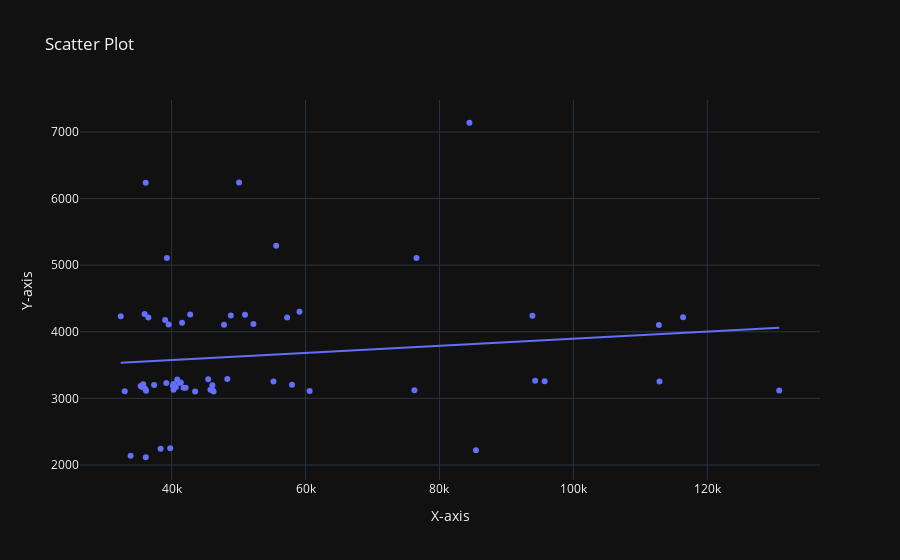
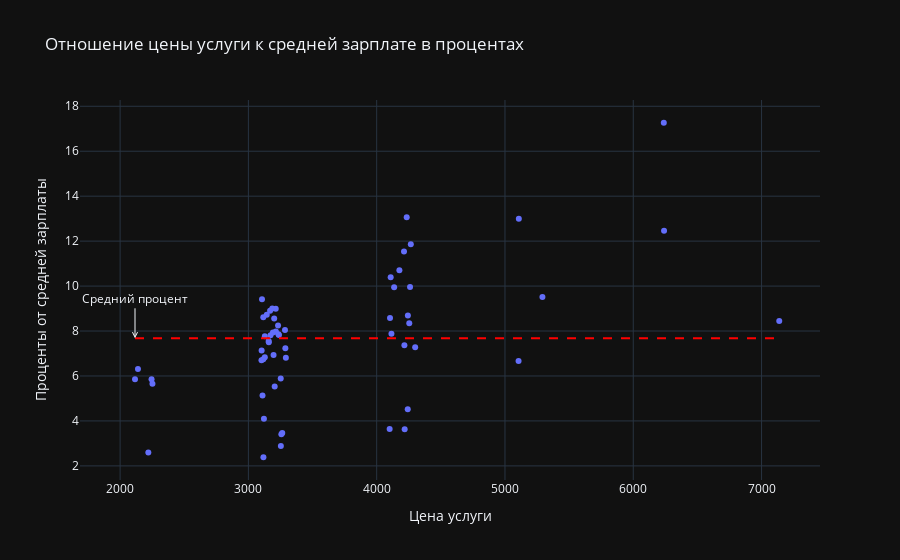

Write notebook code for charts like these, in order.
### Code cell
import pickle

import numpy as np

with open('prices', 'rb') as f:
    d_pr = pickle.load(f)
d_pr = list(d_pr.items())
d_pr = list(map(lambda x: (x[0].split()[0], int(x[1])), d_pr))
print(d_pr)
with open('salaries', 'rb') as f:
    d_sal = list(pickle.load(f).items())

corr = {}
lst = []
z = 0
for i, e in enumerate(d_pr):
    for x, y in enumerate(d_sal):
        if e[0] == y[0]:
            corr[e[0]] = round(e[1] / y[1] * 100)
            lst.append((e[1], y[1]))
print(lst)
import plotly.express as px

y_data ,x_data = zip(*lst)

fig = px.scatter(x=x_data, y=y_data, labels={'x': 'X-axis', 'y': 'Y-axis'}, title='Scatter Plot',
                 trendline="ols")

fig.show()
import plotly.express as px

# Ваши данные
data = lst
percentages = [(price / salary) * 100 for price, salary in data]

# Разделение данных на два списка: x (цена услуги) и y (проценты)
x_data, y_data = zip(*[(price, percentage) for (price, _), percentage in zip(data, percentages)])

# Создание scatter plot с процентами
fig = px.scatter(x=x_data, y=y_data, labels={'x': 'Цена услуги', 'y': 'Проценты от средней зарплаты'},
                 title='Отношение цены услуги к средней зарплате в процентах')

# Вычисление среднего процента
average_percentage = np.mean(percentages)

# Добавление линии для среднего процента с аннотацией
fig.add_annotation(
    x=min(x_data),
    y=average_percentage,
    xref='x',
    yref='y',
    text='Средний процент',
    showarrow=True,
    arrowhead=5,
    ax=0,
    ay=-40
)
fig.add_shape(
    type='line',
    x0=min(x_data),
    x1=max(x_data),
    y0=average_percentage,
    y1=average_percentage,
    line=dict(color='red', width=2, dash='dash'),
    name='Средний процент',
)

# Отображение графика
fig.show()
# # Вычисление процентов
# percentages = [(price / salary) * 100 for price, salary in data]
#
# # Разделение данных на два списка: x (цена услуги) и y (проценты)
# x_data, y_data = zip(*[(price, percentage) for (price, _), percentage in zip(data, percentages)])
#
# # Создание scatter plot с процентами
# fig = px.scatter(x=x_data, y=y_data, labels={'x': 'Цена услуги', 'y': 'Проценты от средней зарплаты'},
#                  title='Отношение цены услуги к средней зарплате в процентах',trendline="ols" )
#
# # Отображение графика
# fig.show()
# percentages = [(price / salary) * 100 for price, salary in data]
#
# # Разделение данных на два списка: x (цена услуги) и y (проценты)
# x_data, y_data = zip(*[(price, percentage) for (price, _), percentage in zip(data, percentages)])
#
# # Создание scatter plot с процентами
# fig = px.scatter(x=x_data, y=y_data, labels={'x': 'Цена услуги', 'y': 'Проценты от средней зарплаты'},
#                  title='Отношение цены услуги к средней зарплате в процентах',trendline="ols")
#
# # Вычисление среднего процента
# average_percentage = np.mean(percentages)
#
# # Добавление линии для среднего процента
# fig.add_shape(
#     type='line',
#     x0=min(x_data),
#     x1=max(x_data),
#     y0=average_percentage,
#     y1=average_percentage,
#     line=dict(color='red', width=2, dash='dash'),
#     name='Средний процент',
#     text=['Средний процент'],
#     textposition='bottom center'
# )
#
# # Отображение графика
# fig.show()

### Figure 1 — Plotly figure (JSON) as saved in the notebook; plotly's stock layout.template omitted (floating-point values rounded to 4 significant figures)
{"data": [{"hovertemplate": "X-axis=%{x}<br>Y-axis=%{y}<extra></extra>", "legendgroup": "", "marker": {"color": "#636efa", "symbol": "circle"}, "mode": "markers", "name": "", "orientation": "v", "showlegend": false, "x": [33872, 59098, 57979, 42096, 41775, 35582, 39550, 39031, 45463, 40830, 50075, 52216, 32403, 55209, 41563, 48837, 93880, 48313, 36143, 35967, 43510, 60608, 36188, 40292, 40188, 112852, 112768, 76565, 95705, 41369, 39206, 46167, 41152, 38357, 35754, 36031, 46267, 55615, 35369, 57244, 39291, 40631, 42771, 76259, 84472, 94285, 32999, 36529, 37387, 45800, 40286, 50955, 46084, 39791, 36126, 47817, 85447, 130738, 116376], "xaxis": "x", "y": [2139, 4300, 3205, 3159, 3158, 3169, 4109, 4177, 3288, 3285, 6240, 4115, 4234, 3252, 4136, 4243, 4242, 3292, 2116, 4266, 3103, 3110, 3116, 3214, 3191, 3253, 4101, 5106, 3257, 3238, 3231, 3116, 3234, 2245, 3213, 3143, 3102, 5292, 3186, 4216, 5108, 3172, 4260, 3121, 7138, 3264, 3106, 4213, 3201, 3128, 3128, 4254, 3196, 2252, 6238, 4104, 2220, 3117, 4218], "yaxis": "y", "type": "scatter"}, {"hovertemplate": "<b>OLS trendline</b><br>y = 0.00533722 * x + 3363.45<br>R<sup>2</sup>=0.017006<br><br>X-axis=%{x}<br>Y-axis=%{y} <b>(trend)</b><extra></extra>", "legendgroup": "", "marker": {"color": "#636efa", "symbol": "circle"}, "mode": "lines", "name": "", "showlegend": false, "x": [32403, 32999, 33872, 35369, 35582, 35754, 35967, 36031, 36126, 36143, 36188, 36529, 37387, 38357, 39031, 39206, 39291, 39550, 39791, 40188, 40286, 40292, 40631, 40830, 41152, 41369, 41563, 41775, 42096, 42771, 43510, 45463, 45800, 46084, 46167, 46267, 47817, 48313, 48837, 50075, 50955, 52216, 55209, 55615, 57244, 57979, 59098, 60608, 76259, 76565, 84472, 85447, 93880, 94285, 95705, 112768, 112852, 116376, 130738], "xaxis": "x", "y": [3536.0, 3540.0, 3544.0, 3552.0, 3553.0, 3554.0, 3555.0, 3556.0, 3556.0, 3556.0, 3557.0, 3558.0, 3563.0, 3568.0, 3572.0, 3573.0, 3573.0, 3575.0, 3576.0, 3578.0, 3578.0, 3579.0, 3580.0, 3581.0, 3583.0, 3584.0, 3585.0, 3586.0, 3588.0, 3592.0, 3596.0, 3606.0, 3608.0, 3609.0, 3610.0, 3610.0, 3619.0, 3621.0, 3624.0, 3631.0, 3635.0, 3642.0, 3658.0, 3660.0, 3669.0, 3673.0, 3679.0, 3687.0, 3770.0, 3772.0, 3814.0, 3820.0, 3865.0, 3867.0, 3874.0, 3965.0, 3966.0, 3985.0, 4061.0], "yaxis": "y", "type": "scatter"}], "layout": {"xaxis": {"anchor": "y", "domain": [0.0, 1.0], "title": {"text": "X-axis"}}, "yaxis": {"anchor": "x", "domain": [0.0, 1.0], "title": {"text": "Y-axis"}}, "legend": {"tracegroupgap": 0}, "title": {"text": "Scatter Plot"}}}

### Figure 2 — Plotly figure (JSON) as saved in the notebook; plotly's stock layout.template omitted (floating-point values rounded to 4 significant figures)
{"data": [{"hovertemplate": "Цена услуги=%{x}<br>Проценты от средней зарплаты=%{y}<extra></extra>", "legendgroup": "", "marker": {"color": "#636efa", "symbol": "circle"}, "mode": "markers", "name": "", "orientation": "v", "showlegend": false, "x": [2139, 4300, 3205, 3159, 3158, 3169, 4109, 4177, 3288, 3285, 6240, 4115, 4234, 3252, 4136, 4243, 4242, 3292, 2116, 4266, 3103, 3110, 3116, 3214, 3191, 3253, 4101, 5106, 3257, 3238, 3231, 3116, 3234, 2245, 3213, 3143, 3102, 5292, 3186, 4216, 5108, 3172, 4260, 3121, 7138, 3264, 3106, 4213, 3201, 3128, 3128, 4254, 3196, 2252, 6238, 4104, 2220, 3117, 4218], "xaxis": "x", "y": [6.315, 7.276, 5.528, 7.504, 7.56, 8.906, 10.39, 10.7, 7.232, 8.046, 12.46, 7.881, 13.07, 5.89, 9.951, 8.688, 4.519, 6.814, 5.855, 11.86, 7.132, 5.131, 8.611, 7.977, 7.94, 2.883, 3.637, 6.669, 3.403, 7.827, 8.241, 6.749, 7.859, 5.853, 8.986, 8.723, 6.705, 9.515, 9.008, 7.365, 13.0, 7.807, 9.96, 4.093, 8.45, 3.462, 9.412, 11.53, 8.562, 6.83, 7.764, 8.349, 6.935, 5.66, 17.27, 8.583, 2.598, 2.384, 3.624], "yaxis": "y", "type": "scatter"}], "layout": {"xaxis": {"anchor": "y", "domain": [0.0, 1.0], "title": {"text": "Цена услуги"}}, "yaxis": {"anchor": "x", "domain": [0.0, 1.0], "title": {"text": "Проценты от средней зарплаты"}}, "legend": {"tracegroupgap": 0}, "title": {"text": "Отношение цены услуги к средней зарплате в процентах"}, "annotations": [{"arrowhead": 5, "ax": 0, "ay": -40, "showarrow": true, "text": "Средний процент", "x": 2116, "xref": "x", "y": 7.677, "yref": "y"}], "shapes": [{"line": {"color": "red", "dash": "dash", "width": 2}, "name": "Средний процент", "type": "line", "x0": 2116, "x1": 7138, "y0": 7.677, "y1": 7.677}]}}
